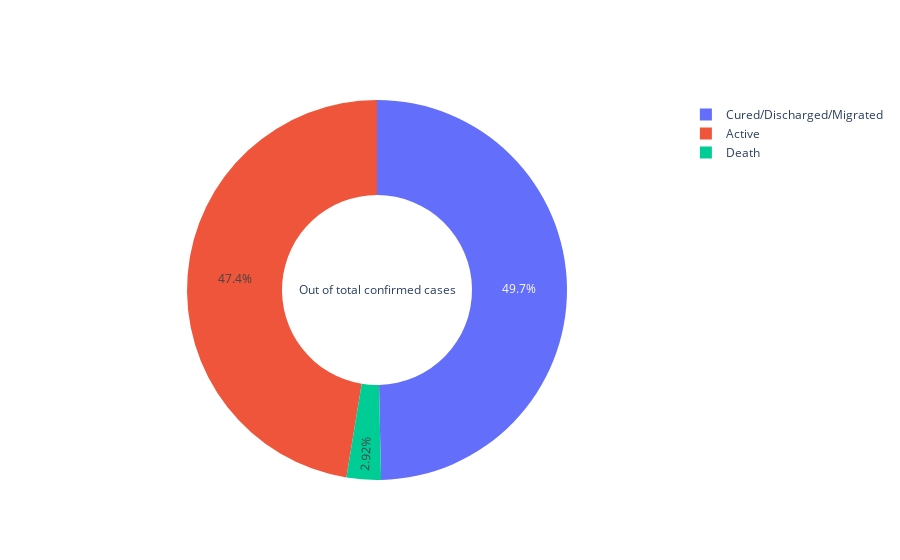

Notebook source saved alongside this figure:
### Code cell
import plotly.graph_objects as go
plt.figure(figsize=(10,10))
dz=[]
for x in ['Active','Death','Cured/Discharged/Migrated']:
    dz.append(latest_data[x].sum())

fig = go.Figure(data=[go.Pie(labels=['Active','Death','Cured/Discharged/Migrated'], values=dz, hole=.5,title='Out of total confirmed cases')])
fig.show()

### Figure 1 — Plotly figure (JSON) as saved in the notebook; plotly's stock layout.template omitted (floating-point values rounded to 4 significant figures)
{"data": [{"hole": 0.5, "labels": ["Active", "Death", "Cured/Discharged/Migrated"], "title": {"text": "Out of total confirmed cases"}, "type": "pie", "values": [87692, 5394, 91819]}], "layout": {}}
